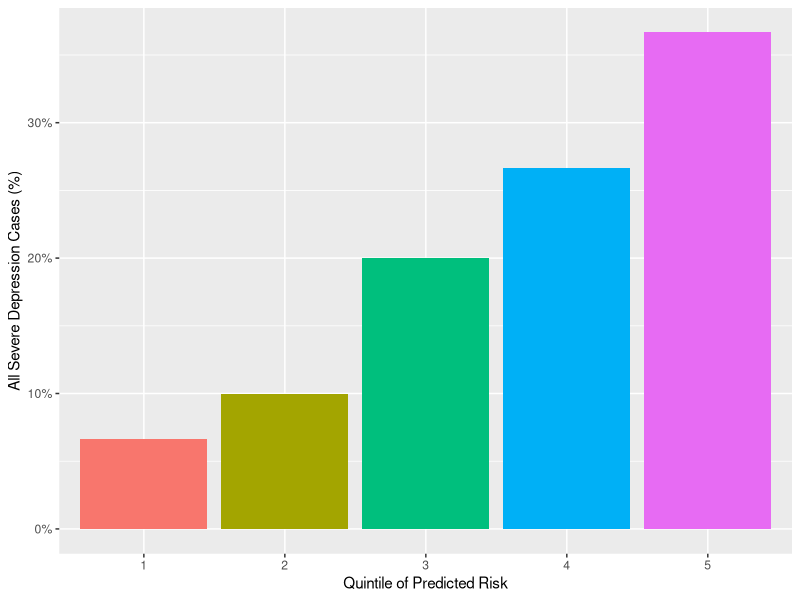
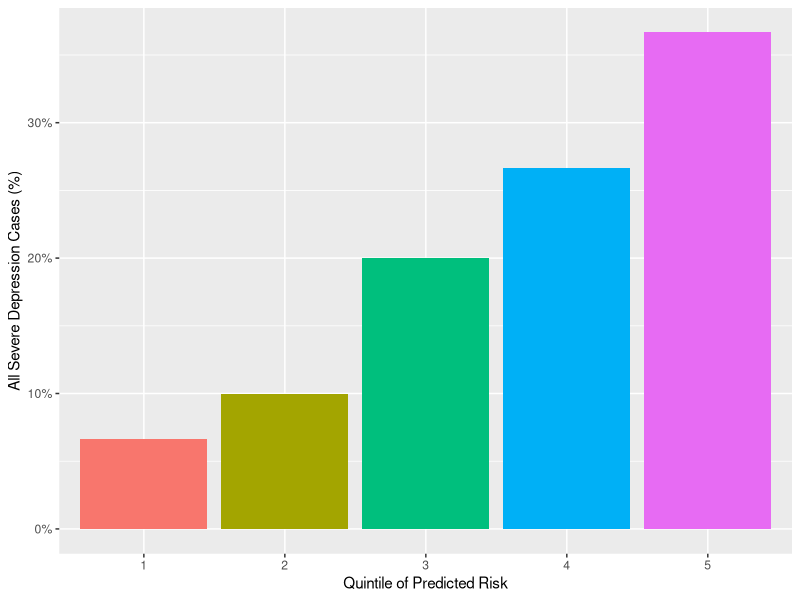

Generate these figures, in order, with R:
# Packages
library(dplyr)
library(ggplot2)
library(scales)

# Read dataset
ds <- read.csv("predictions.csv")

# Subset
ds <- ds[, 2:4]

str(ds)

# Quintile
quantile(ds$Yes, probs = seq(0, 1, 1/5))

# Create quintile variable
ds <- ds %>%
  mutate(quintiles = factor(ntile(Yes, 5)))

str(ds)

# Factorize outcome
ds$outcome <- as.factor(ds$outcome)

# Bar plot with quintiles
ds_severo <- ds[ds$outcome == "Yes", ]

str(ds_severo)

ds_severo %>%
    ggplot(aes(x = quintiles, fill = quintiles)) +
    geom_bar(aes(y=(..count..)/sum(..count..))) +
    scale_y_continuous(labels=percent_format()) +
    ylab("All Severe Depression Cases (%)") +
    xlab("Quintile of Predicted Risk") +
    theme(legend.position = "none")

ggsave("predictions.png")
